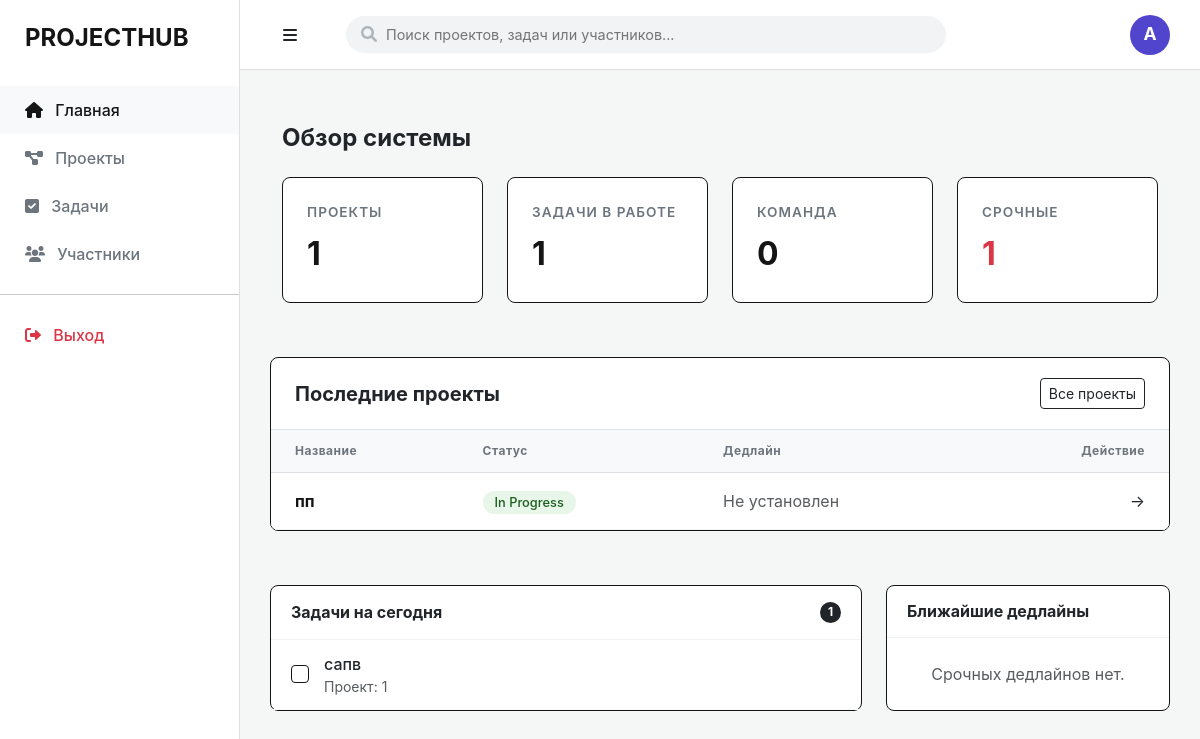
The page / on the database its author committed.
### app/models/project.py (models this page shows)
class Project(Base):
    __tablename__ = "projects"
    id = Column(Integer, primary_key=True, index=True)
    title = Column(String, nullable=False)
    description = Column(Text)
    status = Column(String, default="In Progress")
    deadline = Column(DateTime, nullable=True) # Новое поле для даты
    created_at = Column(DateTime, default=datetime.utcnow)

### app/models/task.py (models this page shows)
class Task(Base):
    __tablename__ = "tasks"
    id = Column(Integer, primary_key=True, index=True)
    title = Column(String)
    status = Column(String, default="To Do")
    deadline = Column(Date, nullable=True)
    project_id = Column(Integer, ForeignKey("projects.id"))

### app/main.py (the view)
@app.get("/")
def read_root(request: Request, db: Session = Depends(get_db)):
    total_projects = db.query(Project).count()
    active_tasks_count = db.query(Task).filter(Task.status != "Done").count()
    total_users = db.query(User).count()
    today = date.today()
    recent_projects = db.query(Project).order_by(Project.id.desc()).limit(5).all()
    tasks_today = db.query(Task).filter(Task.status != "Done").limit(5).all()
    upcoming_deadlines = db.query(Project).filter(
        Project.deadline >= today
    ).order_by(Project.deadline.asc()).limit(3).all()
    return templates.TemplateResponse("index.html", {
        "request": request,
        "stats": {
            "projects": total_projects,
            "tasks": active_tasks_count,
            "users": total_users,
            "urgent": active_tasks_count
        },
        "recent_projects": recent_projects,
        "tasks_today": tasks_today,
        "upcoming_deadlines": upcoming_deadlines
    })

### templates/index.html (shortened to what this page needs)
{% extends "base.html" %}
{% block content %}
<div class="container-fluid py-4">
    <div class="mb-4">
        <h2 class="h4 fw-bold">Обзор системы</h2>
    </div>
    <div class="row g-4">
        <div class="col-md-3">
            <div class="stat-card">
                <span class="stat-label text-uppercase">Проекты</span>
                <span class="stat-value">{{ stats.projects }}</span>
            </div>
        </div>
        <div class="col-md-3">
            <div class="stat-card">
                <span class="stat-label text-uppercase">Задачи в работе</span>
                <span class="stat-value">{{ stats.tasks }}</span>
            </div>
        </div>
        <div class="col-md-3">
            <div class="stat-card">
                <span class="stat-label text-uppercase">Команда</span>
                <span class="stat-value">{{ stats.users }}</span>
            </div>
        </div>
        <div class="col-md-3">
            <div class="stat-card">
                <span class="stat-label text-uppercase">Срочные</span>
                <span class="stat-value text-danger">{{ stats.urgent }}</span>
            </div>
        </div>
    </div>
</div>
<div class="recent-section">
    <div class="section-header">
        <h3 class="h5 mb-0 fw-bold">Последние проекты</h3>
        <a href="/projects" class="btn btn-sm btn-outline-dark">Все проекты</a>
    </div>
    <div class="table-responsive">
        <table class="table mb-0">
            <thead>
                <tr>
                    <th>Название</th>
                    <th>Статус</th>
                    <th>Дедлайн</th>
                    <th class="text-end">Действие</th>
                </tr>
            </thead>
            <tbody>
                {% for project in recent_projects %}
                <tr>
                    <td class="fw-bold">{{ project.title }}</td>
                    <td>
                        <span class="status-pill {% if project.status == 'Active' %}status-active{% else %}status-new{% endif %}">
                            {{ project.status or 'Новый' }}
                        </span>
                    </td>
                    <td class="text-muted">
                        {{ project.deadline.strftime('%d.%m.%Y') if project.deadline else 'Не установлен' }}
                    </td>
                    <td class="text-end">
                        <a href="/projects" class="text-decoration-none text-dark">→</a>
                    </td>
                </tr>
                {% else %}
                <tr>
                    <td colspan="4" class="text-center py-5 text-muted">
                        У вас пока нет созданных проектов.
                    </td>
                </tr>
                {% endfor %}
            </tbody>
        </table>
    </div>
</div>
<div class="row dashboard-lower-grid g-4">
    <div class="col-lg-8">
        <div class="info-block">
            <div class="info-header d-flex justify-content-between align-items-center">
                <h3 class="h6 mb-0 fw-bold">Задачи на сегодня</h3>
                <span class="badge rounded-pill bg-dark">{{ tasks_today|length }}</span>
            </div>
            <div class="info-body">
                {% for task in tasks_today %}
                <div class="task-item">
                    <div class="task-checkbox"></div>
                    <div class="d-flex flex-column">
                        <span class="fw-medium">{{ task.title }}</span>
                        <small class="text-muted">Проект: {{ task.project_id }}</small>
                    </div>
                </div>
                {% else %}
                <div class="p-4 text-center text-muted">На сегодня задач нет. Отдохните!</div>
                {% endfor %}
            </div>
        </div>
    </div>
    <div class="col-lg-4">
        <div class="info-block">
            <div class="info-header">
                <h3 class="h6 mb-0 fw-bold">Ближайшие дедлайны</h3>
            </div>
            <div class="info-body">
                {% for proj in upcoming_deadlines %}
                <div class="deadline-item {% if loop.first %}deadline-urgent{% endif %}">
                    <div class="fw-bold d-block">{{ proj.title }}</div>
                    <small class="text-danger fw-bold">
                        {{ proj.deadline.strftime('%d %b') if proj.deadline else '—' }}
                    </small>
                </div>
                {% else %}
                <div class="p-4 text-center text-muted">Срочных дедлайнов нет.</div>
                {% endfor %}
            </div>
        </div>
    </div>
</div>
{% endblock %}

### templates/base.html (style rules this page uses)
:root { --sidebar-width: 240px; --topbar-height: 70px; --neutral-dark: #151516; --neutral-gray: #6c757d; }
body { background-color: #f4f7f6; font-family: 'Inter', sans-serif; margin: 0; overflow-x: hidden; }

### templates/index.html (style rules this page uses)
.stat-card { background-color: #ffffff; border: 1px solid #151516; border-radius: 8px; padding: 24px; transition: transform 0.2s, box-shadow 0.2s; height: 100%; }
.stat-label { font-size: 0.85rem; text-uppercase: uppercase; letter-spacing: 1px; color: #6c757d; font-weight: 600; margin-bottom: 8px; display: block; }
.stat-value { font-size: 2rem; font-weight: 700; color: #151516; display: block; }
.recent-section { background-color: #ffffff; border: 1px solid #151516; border-radius: 8px; margin-top: 30px; padding: 0; overflow: hidden; }
.section-header { padding: 20px 24px; border-bottom: 1px solid #dee2e6; display: flex; justify-content: space-between; align-items: center; }
.table thead th { background-color: #f8f9fa; text-uppercase: uppercase; font-size: 0.75rem; letter-spacing: 0.5px; color: #6c757d; border-top: none; padding: 12px 24px; }
.table tbody td { padding: 16px 24px; vertical-align: middle; color: #151516; border-bottom: 1px solid #f1f3f4; }
.status-pill { padding: 4px 12px; border-radius: 20px; font-size: 0.8rem; font-weight: 500; }
.status-new { background-color: #e8f5e9; color: #1b5e20; }
.dashboard-lower-grid { margin-top: 30px; }
.info-block { background-color: #ffffff; border: 1px solid #151516; border-radius: 8px; height: 100%; display: flex; flex-direction: column; }
.info-header { padding: 16px 20px; border-bottom: 1px solid #f1f3f4; }
.info-body { padding: 0; }
.task-item { display: flex; align-items: center; padding: 12px 20px; border-bottom: 1px solid #f8f9fa; transition: background 0.2s; }
.task-checkbox { width: 18px; height: 18px; border: 1px solid #151516; border-radius: 4px; margin-right: 15px; cursor: pointer; }

### rows shown on the page
Project: title "пп", status "In Progress", deadline "Не установлен"
Task: title "сапв", project_id "1"

### other values the page prints
{{ stats.projects }} "1"
{{ stats.tasks }} "1"
{{ stats.users }} "0"
{{ stats.urgent }} "1"
{{ tasks_today|length }} "1"
